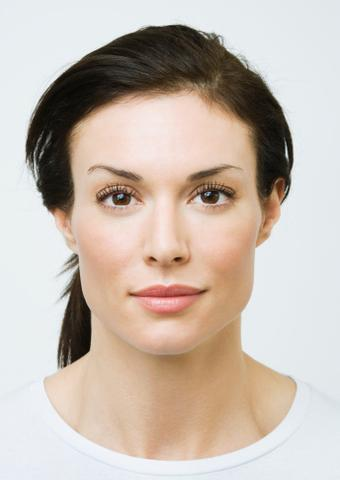
#> input picture test1.jpeg, 340 x 480 px
$ python morphing.py   (older library calls are emulated)
#> lines starting #> are read from the running program, lines starting #| are printed output that depends on the picture
### click_correspondences.py
from cpselect import cpselect, cpselect_recorder
import matplotlib.pyplot as plt
import matplotlib.image as mpimg
import numpy as np
from tempfile import TemporaryFile
import time


def click_correspondences(im1, im2):
    fig = plt.figure()
    a = fig.add_subplot(1, 2, 1)

    img1 = mpimg.imread(im1)
    print(type(img1))
    lum_img1 = img1[:, :, :]
    imgplot = plt.imshow(lum_img1, cmap='hot')

    imgplot.set_clim(0.0, 0.7)
    a.set_title('Before')
    plt.colorbar(ticks=[0.1, 0.3, 0.5, 0.7], orientation='horizontal')
    a = fig.add_subplot(1, 2, 2)

    img2 = mpimg.imread(im2)
    lum_img2 = img2[:, :, :]
    imgplot = plt.imshow(lum_img2, cmap='hot')
    imgplot.set_clim(0.0, 0.7)
    a.set_title('After')
    plt.colorbar(ticks=[0.1, 0.3, 0.5, 0.7], orientation='horizontal')
    plt.suptitle("Original pics", fontsize=14)
    plt.show()
    print("lum_img1 shape: ", img1.shape)
    print("lum_img2 shape: ", img2.shape)
    left_lines, right_lines = cpselect(img1, img2)

    return left_lines, right_lines


# [4 lines that do not run on import are left out]

### cpselect.py
import numpy as np
import scipy.misc
import matplotlib.pyplot as plt


def point_to_vec(points_x, points_y):
    line_num = int(len(points_x) / 2)
    print("line_num=", line_num)
    lines = []
    for i in range(line_num):
        x = [points_x[2 * i], points_x[2 * i + 1]]
        y = [points_y[2 * i], points_y[2 * i + 1]]
        line = [x, y]
        lines.append(line)
    print(lines)
# lines is a list
    return lines


class cpselect_recorder:
    def __init__(self, img1, img2):
        fig, (self.Ax0, self.Ax1) = plt.subplots(1, 2, figsize=(7, 7))
        self.Ax0.imshow(img1)
        self.Ax1.imshow(img2)
        fig.canvas.mpl_connect('button_press_event', self)
        self.left_x = []
        self.left_y = []
        self.right_x = []
        self.right_y = []

    # [12 lines left out: function __call__, not called in this run]


def cpselect(img1, img2):
    point = cpselect_recorder(img1, img2)
    plt.suptitle("plot lines", fontsize=14)
    plt.show()
    left_lines = point_to_vec(point.left_x, point.left_y)
    np_left_line = np.array(left_lines)
    right_lines = point_to_vec(point.right_x, point.right_y)
    np_right_line = np.array(right_lines)
    for i in range(len(left_lines)):
        plt.scatter(left_lines[i][0], left_lines[i][1])
        plt.plot(left_lines[i][0], left_lines[i][1])
    plt.imshow(img1)
    plt.show()
    for i in range(len(right_lines)):
        plt.scatter(right_lines[i][0], right_lines[i][1])
        plt.plot(right_lines[i][0], right_lines[i][1])
    plt.imshow(img2)
    plt.show()
    return left_lines, right_lines

### morphing.py
import numpy as np
import matplotlib.pyplot as plt
from matplotlib.animation import FuncAnimation
from numpy.linalg import inv
from PIL import Image as im
import matplotlib.image as mpimg
from scipy.spatial import Delaunay
import imageio
from click_correspondences import *
from numpy import linalg as LA
import math
import copy


# [44 lines left out: functions cross_disoliving, perpendicular, find_Di_and_weight, not called in this run]


def multi_line_algor(point, d_lines, s_lines, a, b, p):
    # [4 lines of commented-out code are left out]
    DSUM = np.array([0.0, 0.0])
    weightsum = 0
    line_num = len(d_lines)
    for i in range(line_num):
        Di, weight = find_Di_and_weight(point, d_lines[i], s_lines[i], a, b, p)

        DSUM += Di * weight
        weightsum += weight
    X = np.array([point[0], point[1]])
    co_X = X + DSUM / weightsum
    return co_X


def inter_line(left_lines, right_lines):
    print("inter_line")
    lines = []
    for i in range(len(left_lines)):
        x = [(left_lines[i][0][0] + right_lines[i][0][0]) / 2,
             (left_lines[i][0][1] + right_lines[i][0][1]) / 2]
        y = [(left_lines[i][1][0] + right_lines[i][1][0]) / 2,
             (left_lines[i][1][1] + right_lines[i][1][1]) / 2]
        line = [x, y]
        lines.append(line)
    return lines


# [14 lines left out: function check_bound, not called in this run]


def bilinear(source_img, x, y, k):

    i1 = math.floor(x)
    i2 = math.ceil(x)
    j1 = math.floor(y)
    j2 = math.ceil(y)
    if i1 >= source_img.shape[0]:
        i1 = source_img.shape[0] - 1
    if j1 >= source_img.shape[1]:
        j1 = source_img.shape[1] - 1
    if i2 >= source_img.shape[0]:
        i2 = source_img.shape[0] - 1
    if j2 >= source_img.shape[1]:
        j2 = source_img.shape[1] - 1
    a, b = i2 - x, j2 - y
    val = (1 - a) * (1 - b) * source_img[i1,
                                         j1,
                                         k] + a * (1 - b) * source_img[i2,
                                                                       j1,
                                                                       k] + a * b * source_img[i2,
                                                                                               j2,
                                                                                               k] + (1 - a) * b * source_img[i1,
                                                                                                                             j2,
                                                                                                                             k]
    val = math.floor(val)
    return val


def inter_img(source_img, inter_lines, s_lines, a, b, p):

    img = img1.copy()
    for i in range(img1.shape[0]):
        for j in range(img1.shape[1]):
            # print("i=",i,"j=",j)
            point = [i, j]
            co_point = multi_line_algor(point, inter_lines, s_lines, a, b, p)
            # x,y=check_bound(img,co_point[0],co_point[1])
            for k in range(3):
                img[i][j][k] = bilinear(
                    source_img, co_point[0], co_point[1], k)
    return img


# [19 lines left out: function parameter_exp, not called in this run]


def make_gif_5_frames(left_lines, right_lines, img1, img2, a, b, p):
    inter_lines1 = inter_line(left_lines, right_lines)
    inter_img1 = inter_img(img1, inter_lines1, left_lines, a, b, p)
    inter_img2 = inter_img(img2, inter_lines1, right_lines, a, b, p)
    img3 = cross_disoliving(inter_img1, inter_img2)

    inter_lines2 = inter_line(left_lines, inter_lines1)
    inter_img1 = inter_img(img1, inter_lines2, left_lines, a, b, p)
    inter_img2 = inter_img(img3, inter_lines2, inter_lines1, a, b, p)
    img4 = cross_disoliving(inter_img1, inter_img2)

    inter_lines3 = inter_line(inter_lines1, right_lines)
    inter_img1 = inter_img(img3, inter_lines3, inter_lines1, a, b, p)
    inter_img2 = inter_img(img2, inter_lines3, right_lines, a, b, p)
    img5 = cross_disoliving(inter_img1, inter_img2)
    img_list = [img1, img4, img3, img5, img2]
    imageio.mimsave('test.gif', img_list, duration=0.5)


# [7 lines left out: function mid, not called in this run]


if __name__ == '__main__':
    p = 0
    a = 0.5
    b = 1.5
    # [4 lines of commented-out code are left out]
    im1 = 'test1.jpeg'
    im2 = 'test2.jpeg'
    img1 = mpimg.imread(im1)
#> img1 is the input picture: shape (480, 340, 3); mean R, G, B 199.2, 186.6, 176.5
    img2 = mpimg.imread(im2)
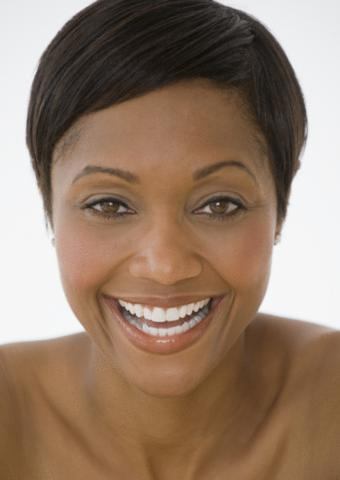
#> input picture test2.jpeg, 340 x 480 px
#> img2 is the input picture: shape (480, 340, 3); mean R, G, B 148.3, 124.3, 105.6
    left_lines, right_lines = click_correspondences(im1, im2)
#| <class 'numpy.ndarray'>
#> in click_correspondences, `plt.show()`:
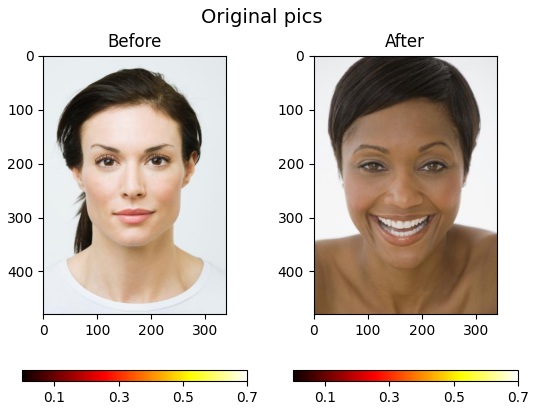
#> figure drawn by matplotlib, 4 panels
#| lum_img1 shape:  (480, 340, 3)
#| lum_img2 shape:  (480, 340, 3)
#> in cpselect, `plt.show()`:
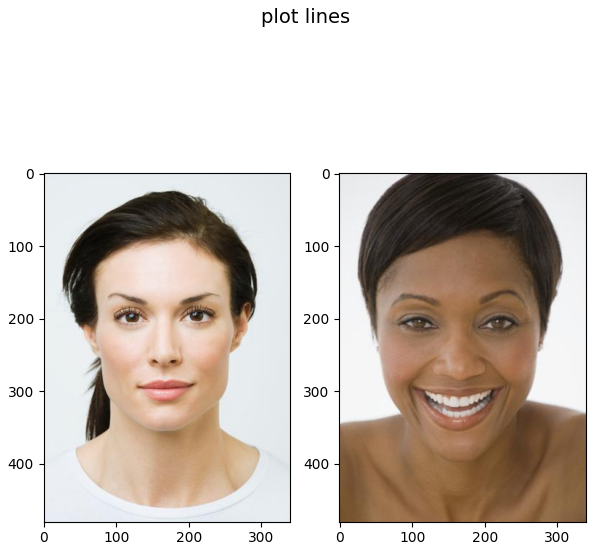
#> figure drawn by matplotlib, 2 panels
#> in cpselect, `left_lines = point_to_vec(point.left_x, point.left_y)`: left_lines = []
#> in cpselect, `np_left_line = np.array(left_lines)`: np_left_line = empty array
#> in cpselect, `right_lines = point_to_vec(point.right_x, point.right_y)`: right_lines = []
#> in cpselect, `np_right_line = np.array(right_lines)`: np_right_line = empty array
#> in click_correspondences, `left_lines, right_lines = cpselect(img1, img2)`: left_lines = []
#> left_lines = []; right_lines = []

    # img=cross_disoliving(img1,img2)
    # imgplot = plt.imshow(img)
    # plt.savefig("cross.png")
    make_gif_5_frames(left_lines, right_lines, img1, img2, a, b, p)
#> the loop in inter_img, `for i in range(img1.shape[0]):` made 1 pass
#> (the run stopped early here; a loop or call above may not have finished)
